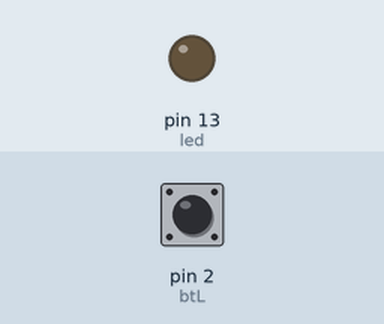
Simulated run of this sketch. Board: Arduino Uno, built with avr-gcc and run on an emulated ATmega328P. Shown: output pins drawn as LEDs (lit = HIGH). Dashed ring = blinking. The test bench sets the inputs (shaded band); at power-on: pin 2 (btL) HIGH.

Above: at 1.3 s.
1.4 s: pin 2 (btL) pulled LOW for 1 s
At 1.62 s:
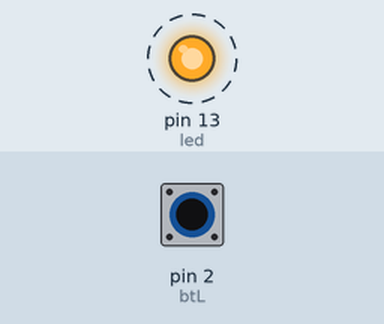
3.9 s: pin 2 (btL) pulled LOW for 0.3 s
At 4.3 s:
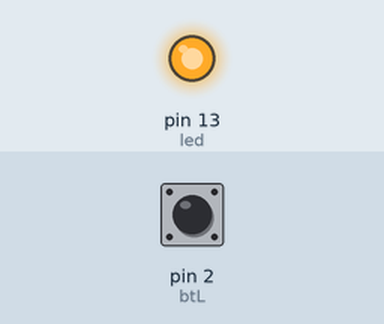
5.7 s: pin 2 (btL) pulled LOW for 3.2 s
At 9.8 s:
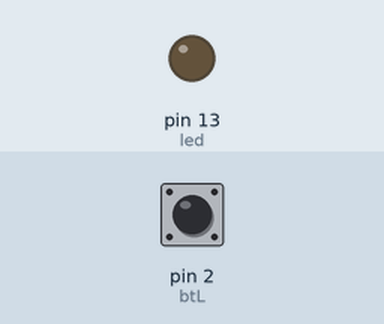
Timing chart, 0 to 11.3 s (numbered marks = the images above; inputs shaded):
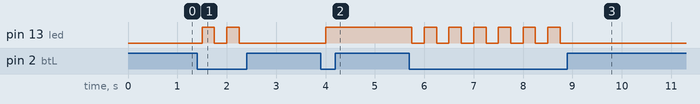

Measured:
- after the input at 1.4 s, pin 13 (led): alternates HIGH for 0.25 s and LOW for 0.25 s, 4 changes in all, then stays LOW, starting after 0.10 s
- after the input at 3.9 s, pin 13 (led): LOW → HIGH after 0.10 s
- after the input at 5.7 s, pin 13 (led): alternates HIGH for 0.25 s and LOW for 0.25 s, 13 changes in all, then stays LOW, starting after 0.05 s

The sketch:

LED_Tasten_10101010.ino
```cpp
int led = 13;
int btL = 2;
boolean ledstate = false;

void setup()
{
  pinMode(led, OUTPUT);
  pinMode(btL, INPUT_PULLUP);
}

void loop()
{
  if (digitalRead(btL) == 0)
  {
    ledstate = !ledstate;
  }
  digitalWrite(led, ledstate);
  delay(250);
}
```
